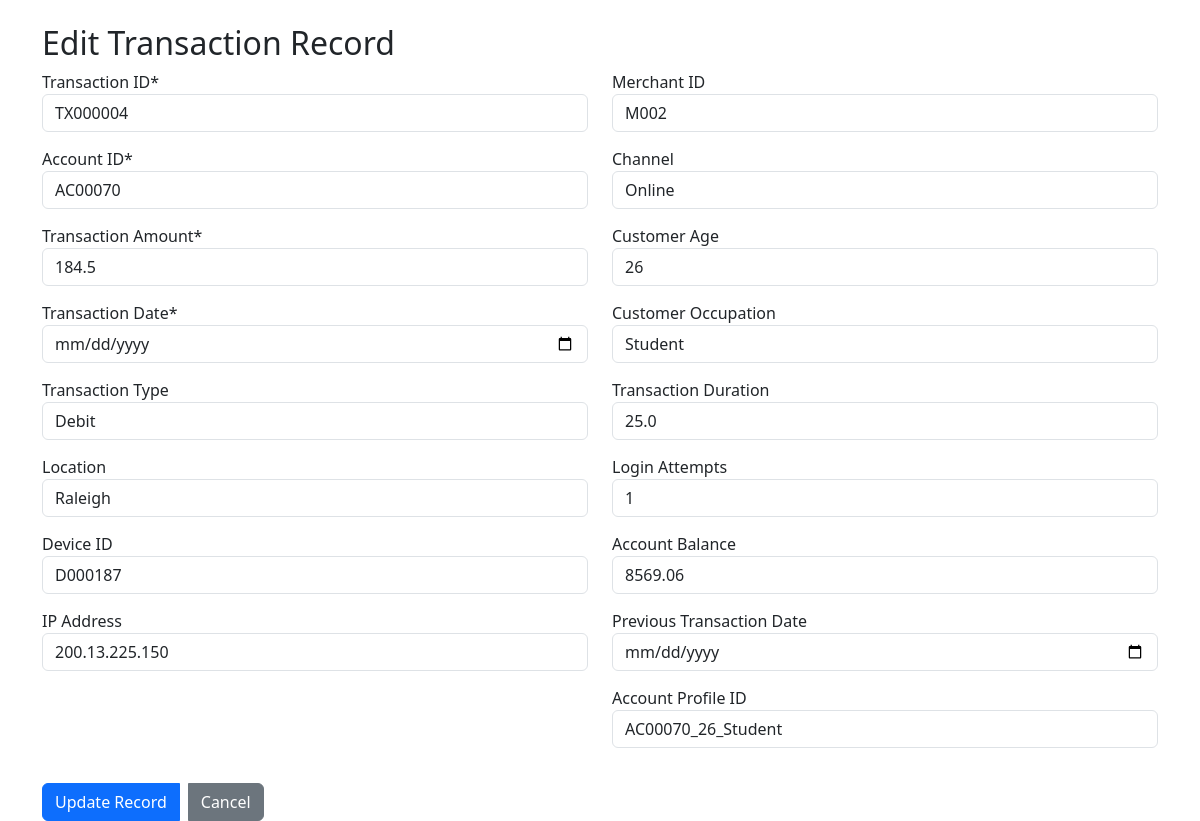
The page /edit/3 on the database its author committed.
### tables this page shows
CREATE TABLE "Input" (
	"Index"	INTEGER NOT NULL,
	"TransactionID"	,
	"AccountID"	,
	"TransactionAmount"	,
	"TransactionDate"	,
	"TransactionType"	,
	"Location"	,
	"DeviceID"	,
	"IP Address"	,
	"MerchantID"	,
	"Channel"	,
	"CustomerAge"	,
	"CustomerOccupation"	,
	"TransactionDuration"	,
	"LoginAttempts"	,
	"AccountBalance"	,
	"PreviousTransactionDate"	,
	"AccountProfileID"	,
	PRIMARY KEY("Index" AUTOINCREMENT)
);

### API/app3.py (the view, shortened to what this page needs)
@app.route('/edit/<int:index>', methods=['GET', 'POST'])
def edit_record(index):
    conn = get_db() # Use the get_db function
    cursor = conn.cursor()
    if request.method == 'GET':
        try:
            cursor.execute("SELECT * FROM Input WHERE \"Index\"=?", (index,))
            columns = [description[0] for description in cursor.description]
            row = cursor.fetchone()
            if row:
                record = dict(zip(columns, row))
                return render_template('edit_record.html', record=record)
            else:
                flash("Record not found", "error")
                return redirect(url_for('dashboard'))
        except sqlite3.Error as e:
            flash(f"Database error: {str(e)}", "error")
            return redirect(url_for('dashboard'))
        finally:
            if conn:
                conn.close()

### API/app3.py (called while the page is built)
def get_db():
    db = getattr(g, '_database', None)
    if db is None:
        db = g._database = sqlite3.connect(db_path)
        db.row_factory = sqlite3.Row
    return db

@app.teardown_appcontext
def close_connection(exception):
    db = getattr(g, '_database', None)
    if db is not None:
        db.close()

### API/templates/edit_record.html (shortened to what this page needs)
<!DOCTYPE html>
<html lang="en">
<head>
    <link href="https://cdnjs.cloudflare.com/ajax/libs/bootstrap/5.3.0/css/bootstrap.min.css" rel="stylesheet">
</head>
<body>
    <div class="container mt-4">
        <div class="row">
            <div class="col-md-12">
                <h2>Edit Transaction Record</h2>
                <form method="POST" action="{{ url_for('edit_record', index=record['Index']) }}">
                    <div class="row">
                        <div class="col-md-6">
                            <div class="form-group">
                                <label for="TransactionID">Transaction ID*</label>
                                <input type="text" class="form-control" id="TransactionID" name="TransactionID"
                                       value="{{ record['TransactionID'] }}" required>
                            </div>
                            <div class="form-group">
                                <label for="AccountID">Account ID*</label>
                                <input type="text" class="form-control" id="AccountID" name="AccountID"
                                       value="{{ record['AccountID'] }}" required>
                            </div>
                            <div class="form-group">
                                <label for="TransactionAmount">Transaction Amount*</label>
                                <input type="number" step="0.01" class="form-control" id="TransactionAmount"
                                       name="TransactionAmount" value="{{ record['TransactionAmount'] }}" required>
                            </div>
                            <div class="form-group">
                                <label for="TransactionDate">Transaction Date*</label>
                                <input type="date" class="form-control" id="TransactionDate"
                                       name="TransactionDate" value="{{ record['TransactionDate'] }}" required>
                            </div>
                            <div class="form-group">
                                <label for="TransactionType">Transaction Type</label>
                                <input type="text" class="form-control" id="TransactionType"
                                       name="TransactionType" value="{{ record['TransactionType'] }}">
                            </div>
                            <div class="form-group">
                                <label for="Location">Location</label>
                                <input type="text" class="form-control" id="Location"
                                       name="Location" value="{{ record['Location'] }}">
                            </div>
                            <div class="form-group">
                                <label for="DeviceID">Device ID</label>
                                <input type="text" class="form-control" id="DeviceID"
                                       name="DeviceID" value="{{ record['DeviceID'] }}">
                            </div>
                            <div class="form-group">
                                <label for="IP_Address">IP Address</label>
                                <input type="text" class="form-control" id="IP_Address"
                                       name="IP_Address" value="{{ record['IP Address'] }}">
                            </div>
                        </div>
                        <div class="col-md-6">
                            <div class="form-group">
                                <label for="MerchantID">Merchant ID</label>
                                <input type="text" class="form-control" id="MerchantID"
                                       name="MerchantID" value="{{ record['MerchantID'] }}">
                            </div>
                            <div class="form-group">
                                <label for="Channel">Channel</label>
                                <input type="text" class="form-control" id="Channel"
                                       name="Channel" value="{{ record['Channel'] }}">
                            </div>
                            <div class="form-group">
                                <label for="CustomerAge">Customer Age</label>
                                <input type="number" class="form-control" id="CustomerAge"
                                       name="CustomerAge" value="{{ record['CustomerAge'] }}">
                            </div>
                            <div class="form-group">
                                <label for="CustomerOccupation">Customer Occupation</label>
                                <input type="text" class="form-control" id="CustomerOccupation"
                                       name="CustomerOccupation" value="{{ record['CustomerOccupation'] }}">
                            </div>
                            <div class="form-group">
                                <label for="TransactionDuration">Transaction Duration</label>
                                <input type="number" step="0.01" class="form-control" id="TransactionDuration"
                                       name="TransactionDuration" value="{{ record['TransactionDuration'] }}">
                            </div>
                            <div class="form-group">
                                <label for="LoginAttempts">Login Attempts</label>
                                <input type="number" class="form-control" id="LoginAttempts"
                                       name="LoginAttempts" value="{{ record['LoginAttempts'] }}">
                            </div>
                            <div class="form-group">
                                <label for="AccountBalance">Account Balance</label>
                                <input type="number" step="0.01" class="form-control" id="AccountBalance"
                                       name="AccountBalance" value="{{ record['AccountBalance'] }}">
                            </div>
                            <div class="form-group">
                                <label for="PreviousTransactionDate">Previous Transaction Date</label>
                                <input type="date" class="form-control" id="PreviousTransactionDate"
                                       name="PreviousTransactionDate" value="{{ record['PreviousTransactionDate'] }}">
                            </div>
                            <div class="form-group">
                                <label for="AccountProfileID">Account Profile ID</label>
                                <input type="text" class="form-control" id="AccountProfileID"
                                       name="AccountProfileID" value="{{ record['AccountProfileID'] }}">
                            </div>
                        </div>
                    </div>
                    <div class="btn-group">
                        <button type="submit" class="btn btn-primary">Update Record</button>
                        <a href="{{ url_for('dashboard') }}" class="btn btn-secondary ms-2">Cancel</a>
                    </div>
                </form>
            </div>
        </div>
    </div>
</body>
</html>

### API/templates/edit_record.html (style rules this page uses)
.form-group { margin-bottom: 15px; }
.btn-group { margin-top: 20px; }

### rows shown on the page
Input: TransactionID "TX000004", AccountID "AC00070", TransactionAmount "184.5", TransactionType "Debit", Location "Raleigh", DeviceID "D000187", IP_Address "200.13.225.150", MerchantID "M002", Channel "Online", CustomerAge "26", CustomerOccupation "Student", TransactionDuration "25.0", LoginAttempts "1", AccountBalance "8569.06", AccountProfileID "AC00070_26_Student"
